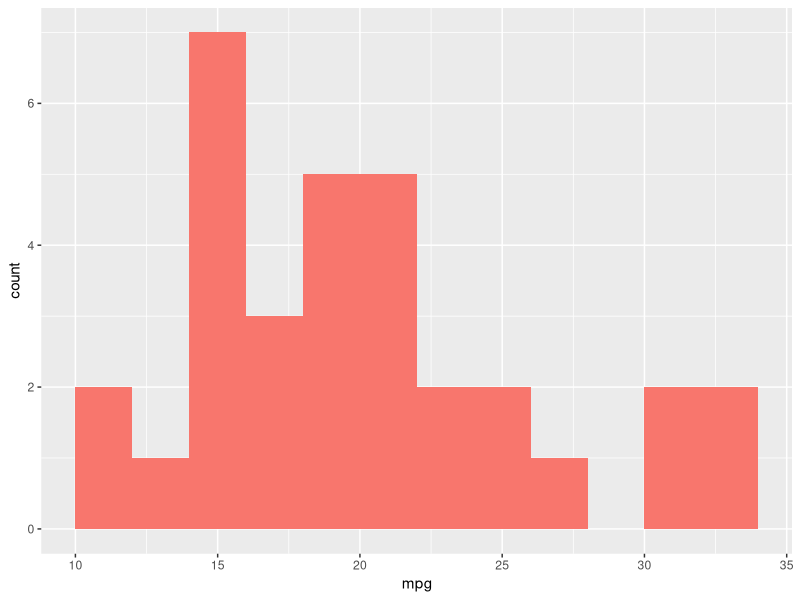

Write the R code that produced this figure.
## ---- chunk 1
str(mtcars)
## ---- chunk 2
mtcars$am <- factor(mtcars$am)
rownames(mtcars)
## ---- chunk 3
library(ggplot2)
plot_1 <- ggplot(mtcars, aes(x = mpg, fill  = I("#F8766D"))) +
        geom_histogram(breaks = seq(10, 35, by = 2))


plot_1
